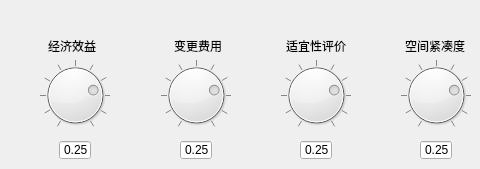
   <widget class="QWidget" name="tab_5">
    <attribute name="title">
     <string>权重设置</string>
    </attribute>
    <widget class="QDial" name="DialEconomic">
     <property name="geometry">
      <rect>
       <x>40</x>
       <y>60</y>
       <width>70</width>
       <height>70</height>
      </rect>
     </property>
     <property name="maximum">
      <number>100</number>
     </property>
     <property name="pageStep">
      <number>10</number>
     </property>
     <property name="value">
      <number>25</number>
     </property>
     <property name="sliderPosition">
      <number>25</number>
     </property>
     <property name="tracking">
      <bool>true</bool>
     </property>
     <property name="orientation">
      <enum>Qt::Horizontal</enum>
     </property>
     <property name="invertedAppearance">
      <bool>true</bool>
     </property>
     <property name="invertedControls">
      <bool>false</bool>
     </property>
     <property name="wrapping">
      <bool>false</bool>
     </property>
     <property name="notchTarget">
      <double>10.000000000000000</double>
     </property>
     <property name="notchesVisible">
      <bool>true</bool>
     </property>
    </widget>
    <widget class="QDoubleSpinBox" name="TxtEcoTemp">
     <property name="geometry">
      <rect>
       <x>59</x>
       <y>140</y>
       <width>32</width>
       <height>20</height>
      </rect>
     </property>
     <property name="readOnly">
      <bool>true</bool>
     </property>
     <property name="buttonSymbols">
      <enum>QAbstractSpinBox::NoButtons</enum>
     </property>
     <property name="maximum">
      <double>1.000000000000000</double>
     </property>
     <property name="singleStep">
      <double>0.100000000000000</double>
     </property>
     <property name="value">
      <double>0.250000000000000</double>
     </property>
    </widget>
    <widget class="QLabel" name="label_12">
     <property name="geometry">
      <rect>
       <x>48</x>
       <y>40</y>
       <width>54</width>
       <height>12</height>
      </rect>
     </property>
     <property name="text">
      <string>经济效益</string>
     </property>
    </widget>
    <widget class="QDial" name="DialCost">
     <property name="geometry">
      <rect>
       <x>161</x>
       <y>60</y>
       <width>70</width>
       <height>70</height>
      </rect>
     </property>
     <property name="maximum">
      <number>100</number>
     </property>
     <property name="pageStep">
      <number>10</number>
     </property>
     <property name="value">
      <number>25</number>
     </property>
     <property name="sliderPosition">
      <number>25</number>
     </property>
     <property name="tracking">
      <bool>true</bool>
     </property>
     <property name="orientation">
      <enum>Qt::Horizontal</enum>
     </property>
     <property name="invertedAppearance">
      <bool>true</bool>
     </property>
     <property name="invertedControls">
      <bool>false</bool>
     </property>
     <property name="wrapping">
      <bool>false</bool>
     </property>
     <property name="notchTarget">
      <double>10.000000000000000</double>
     </property>
     <property name="notchesVisible">
      <bool>true</bool>
     </property>
    </widget>
    <widget class="QLabel" name="label_21">
     <property name="geometry">
      <rect>
       <x>174</x>
       <y>40</y>
       <width>48</width>
       <height>12</height>
      </rect>
     </property>
     <property name="text">
      <string>变更费用</string>
     </property>
    </widget>
    <widget class="QDoubleSpinBox" name="TxtCostTemp">
     <property name="geometry">
      <rect>
       <x>180</x>
       <y>140</y>
       <width>32</width>
       <height>20</height>
      </rect>
     </property>
     <property name="readOnly">
      <bool>true</bool>
     </property>
     <property name="buttonSymbols">
      <enum>QAbstractSpinBox::NoButtons</enum>
     </property>
     <property name="maximum">
      <double>1.000000000000000</double>
     </property>
     <property name="singleStep">
      <double>0.100000000000000</double>
     </property>
     <property name="value">
      <double>0.250000000000000</double>
     </property>
    </widget>
    <widget class="QDial" name="DialSuitability">
     <property name="geometry">
      <rect>
       <x>281</x>
       <y>60</y>
       <width>70</width>
       <height>70</height>
      </rect>
     </property>
     <property name="maximum">
      <number>100</number>
     </property>
     <property name="pageStep">
      <number>10</number>
     </property>
     <property name="value">
      <number>25</number>
     </property>
     <property name="sliderPosition">
      <number>25</number>
     </property>
     <property name="tracking">
      <bool>true</bool>
     </property>
     <property name="orientation">
      <enum>Qt::Horizontal</enum>
     </property>
     <property name="invertedAppearance">
      <bool>true</bool>
     </property>
     <property name="invertedControls">
      <bool>false</bool>
     </property>
     <property name="wrapping">
      <bool>false</bool>
     </property>
     <property name="notchTarget">
      <double>10.000000000000000</double>
     </property>
     <property name="notchesVisible">
      <bool>true</bool>
     </property>
    </widget>
    <widget class="QLabel" name="label_22">
     <property name="geometry">
      <rect>
       <x>286</x>
       <y>40</y>
       <width>60</width>
       <height>12</height>
      </rect>
     </property>
     <property name="text">
      <string>适宜性评价</string>
     </property>
    </widget>
    <widget class="QDoubleSpinBox" name="TxtSuitTemp">
     <property name="geometry">
      <rect>
       <x>300</x>
       <y>140</y>
       <width>32</width>
       <height>20</height>
      </rect>
     </property>
     <property name="readOnly">
      <bool>true</bool>
     </property>
     <property name="buttonSymbols">
      <enum>QAbstractSpinBox::NoButtons</enum>
     </property>
     <property name="maximum">
      <double>1.000000000000000</double>
     </property>
     <property name="singleStep">
      <double>0.100000000000000</double>
     </property>
     <property name="value">
      <double>0.250000000000000</double>
     </property>
    </widget>
    <widget class="QDial" name="DialCompact">
     <property name="geometry">
      <rect>
       <x>401</x>
       <y>60</y>
       <width>70</width>
       <height>70</height>
      </rect>
     </property>
     <property name="maximum">
      <number>100</number>
     </property>
     <property name="pageStep">
      <number>10</number>
     </property>
     <property name="value">
      <number>25</number>
     </property>
     <property name="sliderPosition">
      <number>25</number>
     </property>
     <property name="tracking">
      <bool>true</bool>
     </property>
     <property name="orientation">
      <enum>Qt::Horizontal</enum>
     </property>
     <property name="invertedAppearance">
      <bool>true</bool>
     </property>
     <property name="invertedControls">
      <bool>false</bool>
     </property>
     <property name="wrapping">
      <bool>false</bool>
     </property>
     <property name="notchTarget">
      <double>10.000000000000000</double>
     </property>
     <property name="notchesVisible">
      <bool>true</bool>
     </property>
    </widget>
    <widget class="QLabel" name="label_23">
     <property name="geometry">
      <rect>
       <x>405</x>
       <y>40</y>
       <width>60</width>
       <height>12</height>
      </rect>
     </property>
     <property name="text">
      <string>空间紧凑度</string>
     </property>
    </widget>
    <widget class="QDoubleSpinBox" name="TxtCompTemp">
     <property name="geometry">
      <rect>
       <x>420</x>
       <y>140</y>
       <width>32</width>
       <height>20</height>
      </rect>
     </property>
     <property name="readOnly">
      <bool>true</bool>
     </property>
     <property name="buttonSymbols">
      <enum>QAbstractSpinBox::NoButtons</enum>
     </property>
     <property name="maximum">
      <double>1.000000000000000</double>
     </property>
     <property name="singleStep">
      <double>0.100000000000000</double>
     </property>
     <property name="value">
      <double>0.250000000000000</double>
     </property>
    </widget>
   </widget>
